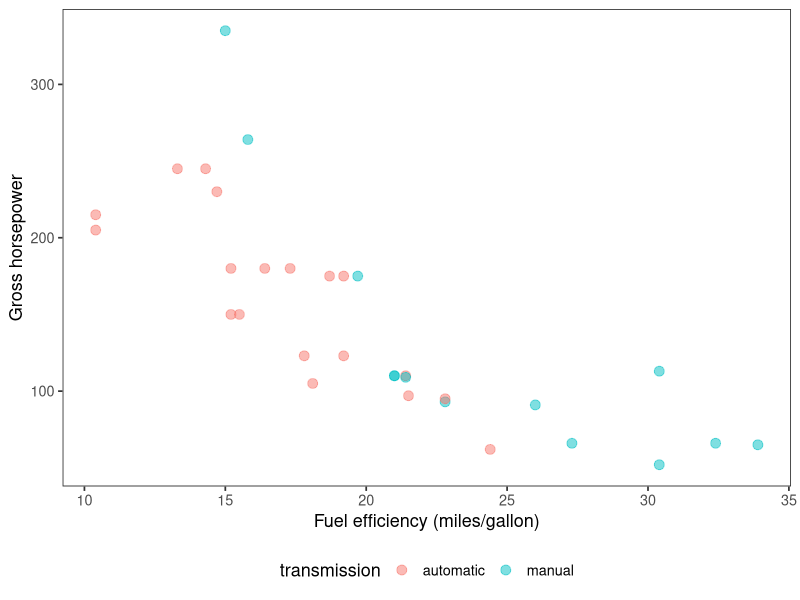
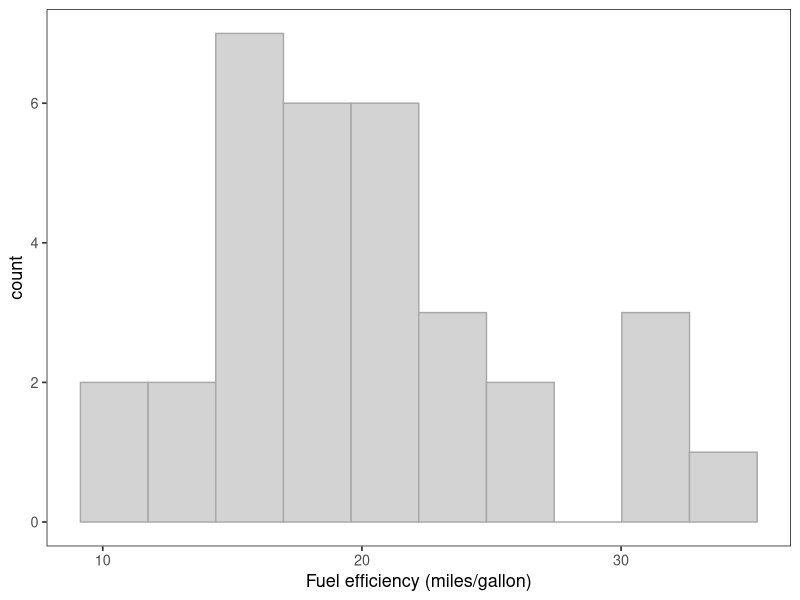
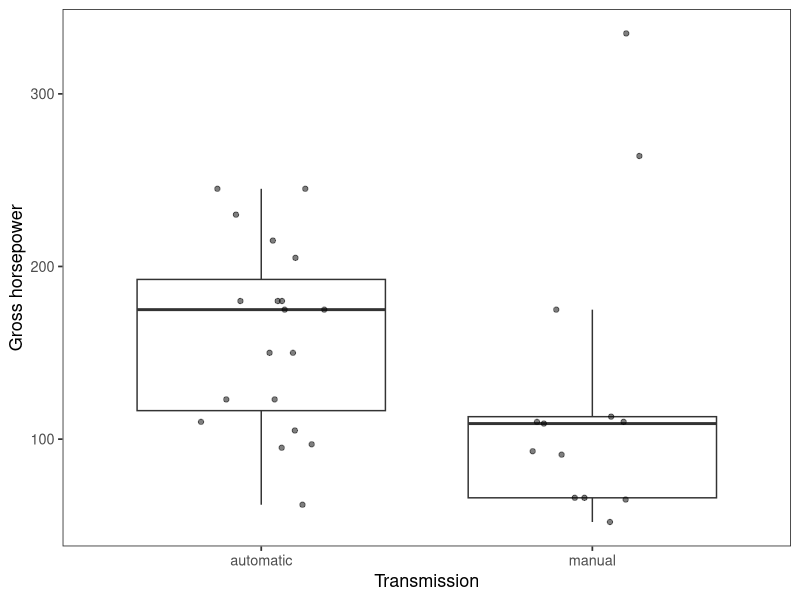

Recreate these plots in R, in order. (Note: this script raises an error after producing the figures.)
## ---- chunk 1
#| label: prepare_data
#| code-fold: false

suppressPackageStartupMessages({
    library(tibble)
})

# built-in `mtcars` dataset (see ?mtcars)
# ... convert some columns to factors
mycars <- mtcars
mycars$model <- rownames(mycars)
mycars$cyl <- factor(mycars$cyl, levels = c("4","6","8"))
mycars$engine_shape <- factor(
    c("0" = "V-shaped", "1" = "straight")[as.character(mycars$vs)])
mycars$transmission <- factor(
    c("0" = "automatic", "1" = "manual")[as.character(mycars$am)])

tibble(mycars)
## ---- chunk 2
#| label: load_packages

library(ggplot2)
library(cowplot)
## ---- chunk 3
#| label: plot
#| fig-width: 5
#| fig-height: 5

p1 <- ggplot(data = mycars, mapping = aes(x = mpg, y = hp)) +
    geom_point(size = 3, alpha = 0.5, aes(color = transmission)) +
    labs(x = "Fuel efficiency (miles/gallon)", y = "Gross horsepower") +
    theme_bw(13) +
    theme(panel.grid = element_blank(),
          legend.position = "bottom")
p1
p2 <- ggplot(data = mycars, mapping = aes(x = mpg)) +
    geom_histogram(bins = 10, 
                   color = "darkgrey", fill = "lightgrey") +
    labs(x = "Fuel efficiency (miles/gallon)") +
    theme_bw(13) +
    theme(panel.grid = element_blank(),
          legend.position = "bottom")
p2
p3 <- ggplot(data = mycars, mapping = aes(x = transmission, y = hp)) + 
    geom_boxplot(outlier.size = -1) + 
    geom_jitter(width = 0.2, height = 0, alpha = 0.5) + 
    labs(x = "Transmission", y = "Gross horsepower") + 
    theme_bw(13) + 
    theme(panel.grid = element_blank(),
          legend.position = "bottom")
p3
## ---- chunk 4
#| label: plot_combine
#| fig-width: 7
#| fig-height: 7

## Generate image object from jpg file
img <- ggdraw() + 
    draw_image("puppy-dog-1394586170ZjL.jpg")

## Create a joint title
jointtitle <- ggdraw() + 
    draw_label("Combined plot title",
               fontface = "bold", x = 0, hjust = 0)

plot_grid(jointtitle, 
          plot_grid(
              p3, p1, img, p2, 
              ncol = 2, labels = c("A", "B", "", "C"), 
              align = "hv", axis = "tblr", rel_widths = c(0.5, 1)
          ), 
          ncol = 1, rel_heights = c(0.1, 1)
)
## ---- chunk 5
#| label: session_info
sessioninfo::session_info()
